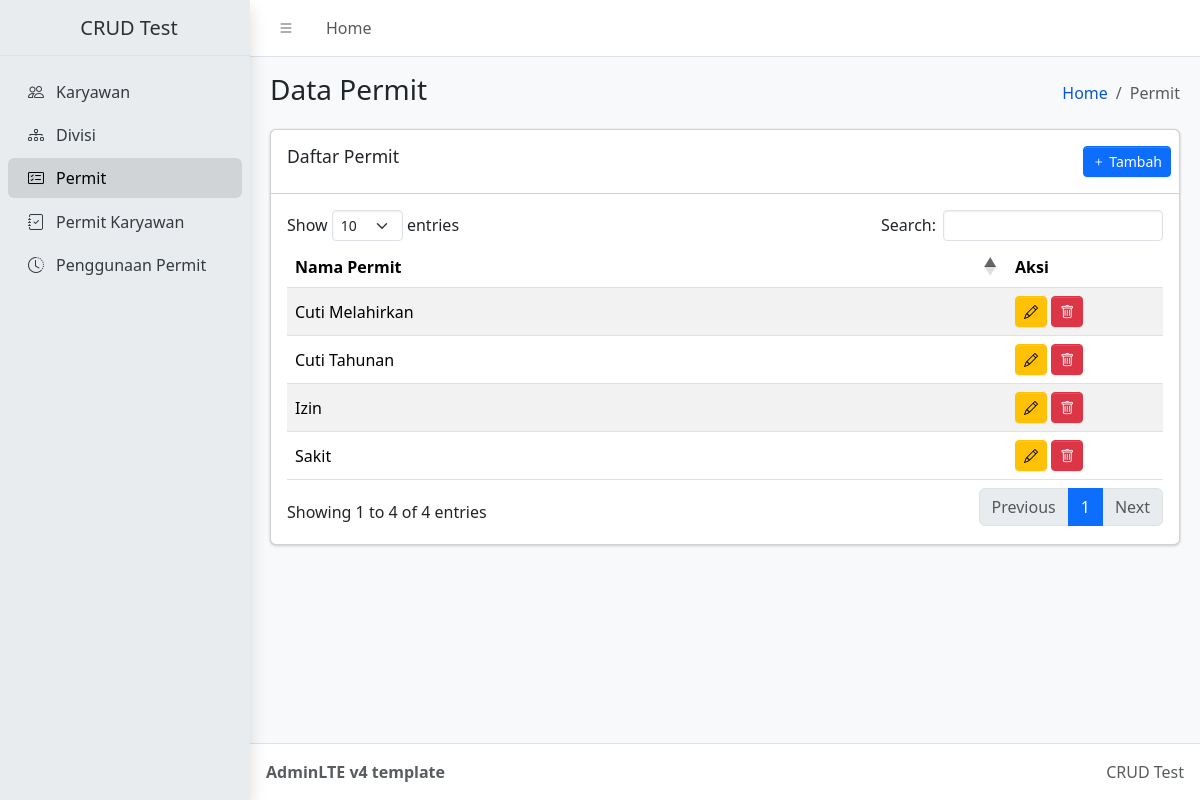
Screenshot of /view/permit.php with the database file from the repository.
### tables this page shows
CREATE TABLE `permit` (
  `id` bigint(20) unsigned NOT NULL AUTO_INCREMENT,
  `permit_name` varchar(100) NOT NULL,
  `created_at` timestamp NOT NULL DEFAULT CURRENT_TIMESTAMP,
  `updated_at` timestamp NOT NULL DEFAULT CURRENT_TIMESTAMP ON UPDATE CURRENT_TIMESTAMP,
  PRIMARY KEY (`id`)
);

### controller/permitController.php (called while the page is built, shortened)
<?php
class PermitController
{
    private $conn;
    public function __construct($conn)
    {
        $this->conn = $conn;
    }
    public function all()
    {
        $sql = "SELECT * FROM permit ORDER BY permit_name ASC";
        $result = mysql_query($sql, $this->conn);
        $rows = array();
        while ($row = mysql_fetch_assoc($result)) {
            $rows[] = $row;
        }
        return $rows;
    }
}

### view/permit.php (the view, shortened to what this page needs)
<?php
require_once __DIR__ . '/../controller/permitController.php';
$permitController = new PermitController($conn);
$permits = $permitController->all();
?>
<!doctype html>
<html lang="en" data-bs-theme="light">
  <head>
    <link rel="stylesheet" href="https://cdn.jsdelivr.net/npm/@fontsource/source-sans-3@5.3.0/index.css" media="print" onload="this.media = 'all'" />
    <link rel="stylesheet" href="https://cdn.jsdelivr.net/npm/overlayscrollbars@2.16.0/styles/overlayscrollbars.min.css" />
    <link rel="stylesheet" href="https://cdn.jsdelivr.net/npm/bootstrap-icons@1.13.1/font/bootstrap-icons.min.css" />
    <link rel="stylesheet" href="../frontend_template/admin-lte-v4.10.1/dist/css/adminlte.css" />
    <link rel="stylesheet" href="https://cdn.datatables.net/1.13.8/css/dataTables.bootstrap5.min.css" />
  </head>
  <body class="layout-fixed sidebar-expand-lg bg-body-tertiary">
    <div class="app-wrapper">
      <nav class="app-header navbar navbar-expand bg-body">
        <div class="container-fluid">
          <ul class="navbar-nav">
            <li class="nav-item"><a class="nav-link" data-lte-toggle="sidebar" href="#" role="button"><i class="bi bi-list"></i></a></li>
            <li class="nav-item d-none d-md-block"><a href="home.php" class="nav-link">Home</a></li>
          </ul>
        </div>
      </nav>
      <?php include __DIR__ . '/sidebar.php'; ?>
      <main class="app-main">
        <div class="app-content-header">
          <div class="container-fluid">
            <div class="row">
              <div class="col-sm-6"><h1 class="mb-0 fs-3">Data Permit</h1></div>
              <div class="col-sm-6">
                <nav aria-label="breadcrumb">
                  <ol class="breadcrumb float-sm-end">
                    <li class="breadcrumb-item"><a href="home.php">Home</a></li>
                    <li class="breadcrumb-item active" aria-current="page">Permit</li>
                  </ol>
                </nav>
              </div>
            </div>
          </div>
        </div>
        <div class="app-content">
          <div class="container-fluid">
            <div class="row">
              <div class="col-12">
                <div class="card mb-4">
                  <div class="card-header">
                    <h3 class="card-title">Daftar Permit</h3>
                    <div class="card-tools">
                      <a href="permit_tambah.php" class="btn btn-primary btn-sm"><i class="bi bi-plus"></i> Tambah</a>
                    </div>
                  </div>
                  <div class="card-body">
                    <table id="permitTable" class="table table-striped table-hover">
                      <thead>
                        <tr>
                          <th>Nama Permit</th>
                          <th style="width: 140px">Aksi</th>
                        </tr>
                      </thead>
                      <tbody>
                        <?php foreach ($permits as $row) : ?>
                          <tr class="align-middle">
                            <td><?php echo htmlspecialchars($row['permit_name']); ?></td>
                            <td>
                              <a href="permit_edit.php?id=<?php echo (int) $row['id']; ?>" class="btn btn-warning btn-sm"><i class="bi bi-pencil"></i></a>
                              <a href="permit.php?delete=<?php echo (int) $row['id']; ?>" class="btn btn-danger btn-sm" onclick="return confirm('Hapus data ini?');"><i class="bi bi-trash"></i></a>
                            </td>
                          </tr>
                        <?php endforeach; ?>
                      </tbody>
                    </table>
                  </div>
                </div>
              </div>
            </div>
          </div>
        </div>
      </main>
      <footer class="app-footer"><div class="float-end d-none d-sm-inline">CRUD Test</div><strong>AdminLTE v4 template</strong></footer>
    </div>
  </body>
</html>

### rows the page displays
permit: permit_name "Cuti Melahirkan"
permit: permit_name "Cuti Tahunan"
permit: permit_name "Izin"
permit: permit_name "Sakit"
